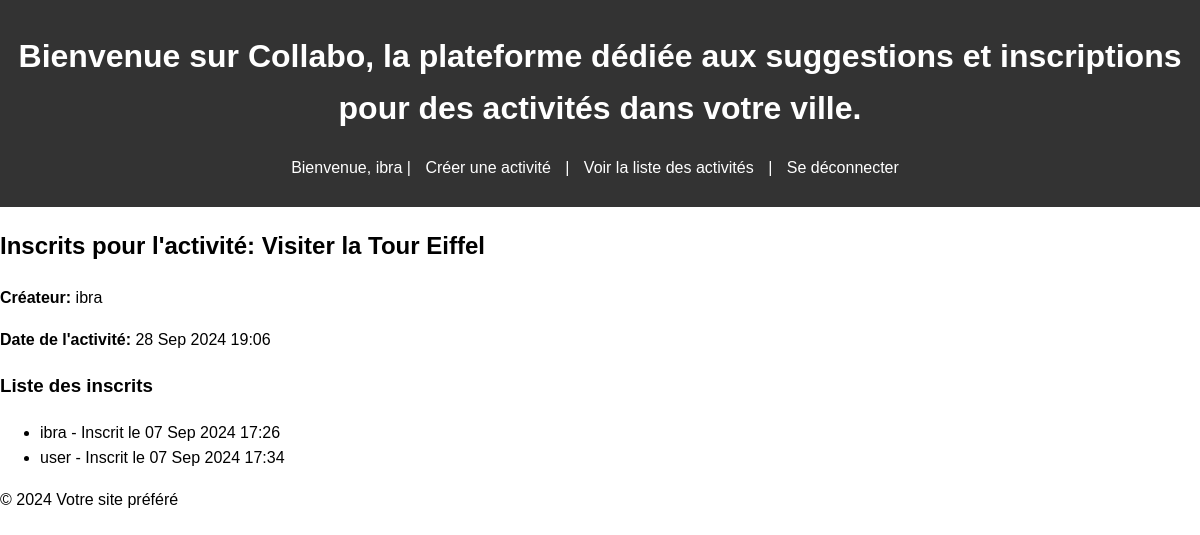
Screenshot of /activity/2/registrations/ (signed in) with the database file from the repository.
### public/models.py (models this page shows, shortened)
class Activite(models.Model):
    nom = models.CharField(max_length=280)
    createur = models.ForeignKey(User, on_delete=models.CASCADE)
    ville = models.ForeignKey(Ville, on_delete=models.CASCADE)
    type = models.ForeignKey(TypeActivite, on_delete=models.CASCADE)
    date = models.DateTimeField()

class Registration(models.Model):
    user = models.ForeignKey(User, on_delete=models.CASCADE)
    activity = models.ForeignKey(Activite, on_delete=models.CASCADE)
    date = models.DateTimeField(auto_now_add=True)

### public/views.py (the view)
# urls.py: path('activity/<int:activite_id>/registrations/', views.view_registrations, name='view_registrations'),
def view_registrations(request, activite_id):
    activite = get_object_or_404(Activite, id=activite_id)
    if request.user != activite.createur:
        messages.error(request, "Vous n'avez pas la permission de voir cette liste.")
        return redirect('activite_list')
    registrations = Registration.objects.filter(activity=activite)
    return render(request, 'view_registrations.html', {'activite': activite, 'registrations': registrations})

### public/templates/view_registrations.html (shortened to what this page needs)
{% extends 'base.html' %}
{% block content %}
    <h2>Inscrits pour l'activité: {{ activite.nom }}</h2>
    <p><strong>Créateur:</strong> {{ activite.createur.username }}</p>
    <p><strong>Date de l'activité:</strong> {{ activite.date|date:"d M Y H:i" }}</p>
    <h3>Liste des inscrits</h3>
    <ul>
        {% for registration in registrations %}
            <li>{{ registration.user.username }} - Inscrit le {{ registration.date|date:"d M Y H:i" }}</li>
        {% empty %}
            <li>Aucun inscrit pour cette activité.</li>
        {% endfor %}
    </ul>
{% endblock %}

### public/templates/base.html (shortened to what this page needs)
<!DOCTYPE html>
<html>
<head>
    {% load static %}
    <link rel="stylesheet" href="{% static 'css/style.css' %}">
</head>
<body>
    <header>
        <h1>Bienvenue sur Collabo, la plateforme dédiée aux suggestions et inscriptions pour des activités dans votre ville.</h1>
        {% if user.is_authenticated %}
            <p>Bienvenue, {{ user.username }} | <a href="{% url 'create_activity' %}">Créer une activité</a> | <a href="{% url 'activite_list' %}">Voir la liste des activités</a> | <a href="{% url 'logout' %}">Se déconnecter</a> </p>
        {% else %}
            <p><a href="{% url 'login' %}">Se connecter</a> </p>
        {% endif %}
    </header>
    <div class="content">
        {% block content %}
        {% endblock %}
    </div>
    <footer>
        <p>&copy; 2024 Votre site préféré </p>
    </footer>
</body>
</html>

### public/static/css/style.css (style rules this page uses)
body { font-family: Arial, sans-serif; line-height: 1.6; margin: 0; padding: 0; }
header { background: #333; color: #fff; padding: 10px 0; text-align: center; }
header a { color: #fff; text-decoration: none; padding: 0 10px; }

### rows the page displays
Activite: nom "Visiter la Tour Eiffel", createur.username "ibra", date "28 Sep 2024 19:06"
Registration: user.username "ibra", date "07 Sep 2024 17:26"
Registration: user.username "user", date "07 Sep 2024 17:34"

### other values shown
{{ user.username }} "ibra"
